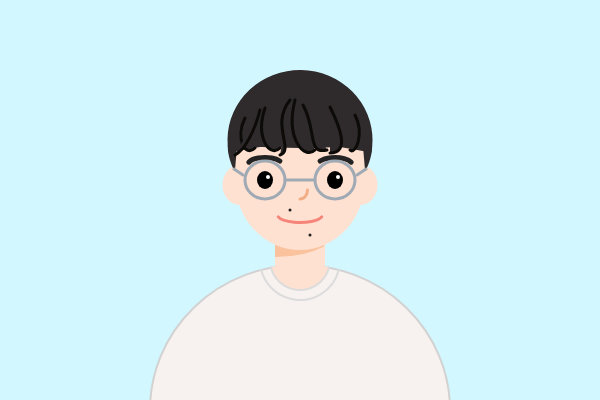
Frame 1 (no input)
Frame 60 (no input): identical to frame 1, image omitted
Frame 120 (the mouse pressed at the canvas centre since frame 60): identical to frame 1, image omitted

The p5.js sketch that drew this single still picture (run headless with seeded random() and noise() and a simulated clock; from frame 60 on, the mouse is pressed at the canvas centre):

// p5.js sketch
// ── sketch.js
let mode = 0; // 0: 기본, 1: 암전, 2: 손전등

function setup() {
  createCanvas(600, 400);
}

function draw() {
  background(210, 247, 255);

  // 목이랑 목 그림자
  noStroke();
  fill(255, 225, 210);
  rect(275, 240, 50, 60); 
  fill(250, 194, 157);
  arc(275, 217, 145, 80, radians(30), radians(90)); 
  
  // 몸통
  stroke(210);
  strokeWeight(2);
  fill(247, 242, 239); 
  arc(300, 410, 300, 290, PI, 0);
  
  // 티셔츠 넥라인
  noFill();
  stroke(220);
  arc(300, 260, 80, 80, radians(14), radians(166));
  fill(255, 225, 210);
  arc(300, 260, 60, 60, radians(14), radians(166));

  // 얼굴형이랑 귀
  noStroke();
  fill(255, 225, 210);
  ellipse(240, 185, 35, 40); 
  ellipse(360, 185, 35, 40); 
  ellipse(300, 150, 135, 160); 
  ellipse(300, 180, 130, 140); 
  
  // 머리카락
  fill(47, 43, 44); 
  arc(300, 140, 145, 140, radians(170), radians(10));
  ellipse(300, 143, 135, 10);

  strokeWeight(3);
  bezier(238, 135, 217, 135, 235, 175, 235, 170);
  bezier(362, 135, 383, 135, 365, 175, 365, 170);

  stroke(12, 11, 8);
  bezier(245, 118, 235, 138, 245, 158, 255, 148);
  bezier(265, 108, 255, 138, 270, 158, 280, 148);
  bezier(295, 100, 285, 140, 305, 160, 315, 150);
  bezier(330, 107, 340, 127, 350, 153, 330, 153);
  bezier(355, 115, 365, 135, 355, 155, 350, 150);
  bezier(260, 110, 255, 130, 245, 150, 235, 155); 
  bezier(290, 100, 270, 125, 295, 150, 280, 155);
  bezier(303, 105, 317, 130, 307, 155, 327, 150);
  
  // 눈썹
  noFill();
  stroke(35, 35, 35);
  strokeWeight(5);
  arc(265, 165, 35, 15, radians(190), radians(345)); 
  arc(335, 165, 35, 15, radians(195), radians(350)); 

  // 코
  noFill();
  stroke(244, 174, 134);
  strokeWeight(3);
  arc(300, 190, 15, 18, 0, HALF_PI);

  // 동그란 안경
  noFill();
  stroke(160, 170, 180);
  strokeWeight(3);
  ellipse(265, 180, 40, 38); 
  ellipse(335, 180, 40, 38); 
  line(285, 180, 315, 180); 
  line(243, 175, 234, 169); 
  line(357, 175, 366, 169); 

  // 얼굴에 있는 점 2개
  noStroke();
  fill(30);
  ellipse(290, 210, 3, 3); 
  ellipse(310, 235, 3, 3);

  // 입모양 (모드에 따라 바뀜)
  stroke(246, 132, 121);
  strokeWeight(3);
  noFill();
  if (mode == 0) {
    arc(300, 215, 45, 15, radians(5), radians(175)); // 웃는 입
  } else {
    arc(300, 225, 45, 15, radians(185), radians(355)); // 우울한 입
  }

  // 평소 상태 눈
  if (mode == 0) {
    noStroke();
    fill(0);
    ellipse(265, 180, 16, 18); 
    ellipse(335, 180, 16, 18); 
    fill(255);
    ellipse(268, 177, 4, 4);
    ellipse(338, 177, 4, 4);
  }

  // 화면 어두워졌을 때 효과 (모드 1, 2)
  if (mode > 0) {
    fill(0, 0, 0, 190); 
    noStroke();

    if (mode == 1) {
      rect(0, 0, width, height); 
    } else if (mode == 2) {
      // 손전등
      beginShape();
      vertex(0, 0); vertex(width, 0); vertex(width, height); vertex(0, height);
      beginContour(); 
      for (let i = TWO_PI; i > 0; i -= 0.1) {
        vertex(mouseX + cos(i) * 80, mouseY + sin(i) * 80);
      }
      endContour();
      endShape(CLOSE);
    }

    // 눈 깜빡
    let blink = frameCount % 100 < 10; 

    if (blink) {
      stroke(200, 255, 255);
      strokeWeight(4);
      line(257, 180, 273, 180);
      line(327, 180, 343, 180);
    } else {
      // 눈 빛나는 효과
      noStroke();
      fill(220, 240, 255, 120); 
      ellipse(265, 180, 20, 22); 
      ellipse(335, 180, 20, 22);

      fill(255); // 흰자
      ellipse(265, 180, 16, 18); 
      ellipse(335, 180, 16, 18); 

      // 불안해 하는 애니메이션
      let timer = frameCount % 300; 
      let eyeX = 0;
      
      // 타이밍 나눠서 눈동자 휙휙 돌아가게
      if (timer > 150 && timer <= 155) {
        eyeX = -(timer - 150); 
      } else if (timer > 155 && timer <= 195) {
        eyeX = -5; // 멈춤
      } else if (timer > 195 && timer <= 205) {
        eyeX = -5 + (timer - 195);
      } else if (timer > 205 && timer <= 245) {
        eyeX = 5; // 멈춤
      } else if (timer > 245 && timer <= 250) {
        eyeX = 5 - (timer - 245);
      }

      fill(0); // 까만 동공
      ellipse(265 + eyeX, 180, 8, 10);
      ellipse(335 + eyeX, 180, 8, 10);
    }
  }
}

function keyPressed() {
  if (key == '1') {
    mode = 0; 
  } else if (key == '2') {
    mode = 1; 
  } else if (key == '3') {
    mode = 2; 
  }
}
